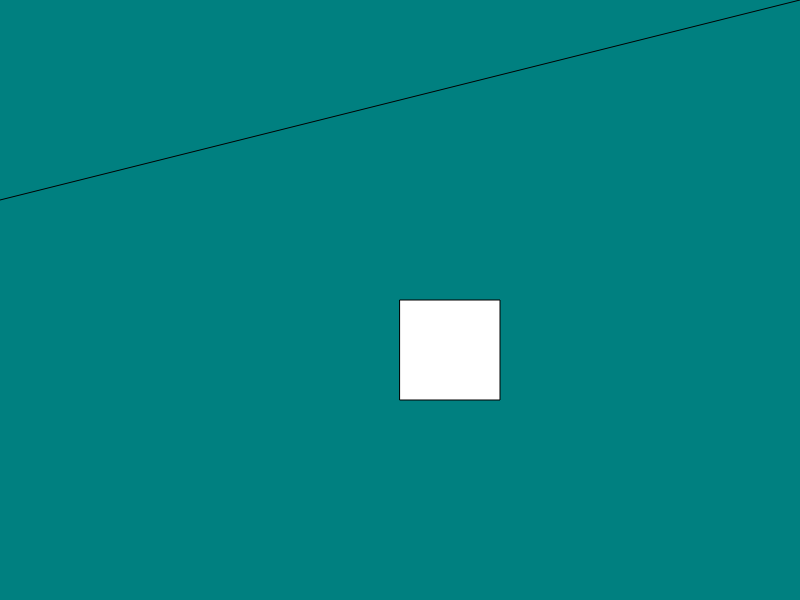
Frame 1 (no input)
Frame 60 (no input): identical to frame 1, image omitted
Frame 120 (the mouse pressed at the canvas centre since frame 60): identical to frame 1, image omitted

The p5.js sketch that drew this single still picture (run headless with seeded random() and noise() and a simulated clock; from frame 60 on, the mouse is pressed at the canvas centre):

// p5.js sketch
// ── sketch.js
function setup() {
  createCanvas(800, 600); //width and length of canvas. Add ; at the end of every code line.
  
}

function draw() {
  background("teal"); // 0-255 greyscale or color name, do everything in between {}. Code reads from top to bottom.

  rect(400, 300, 100,);

  line(800, 0, 0, 200); // x, y, breedte, hooogte.
}
